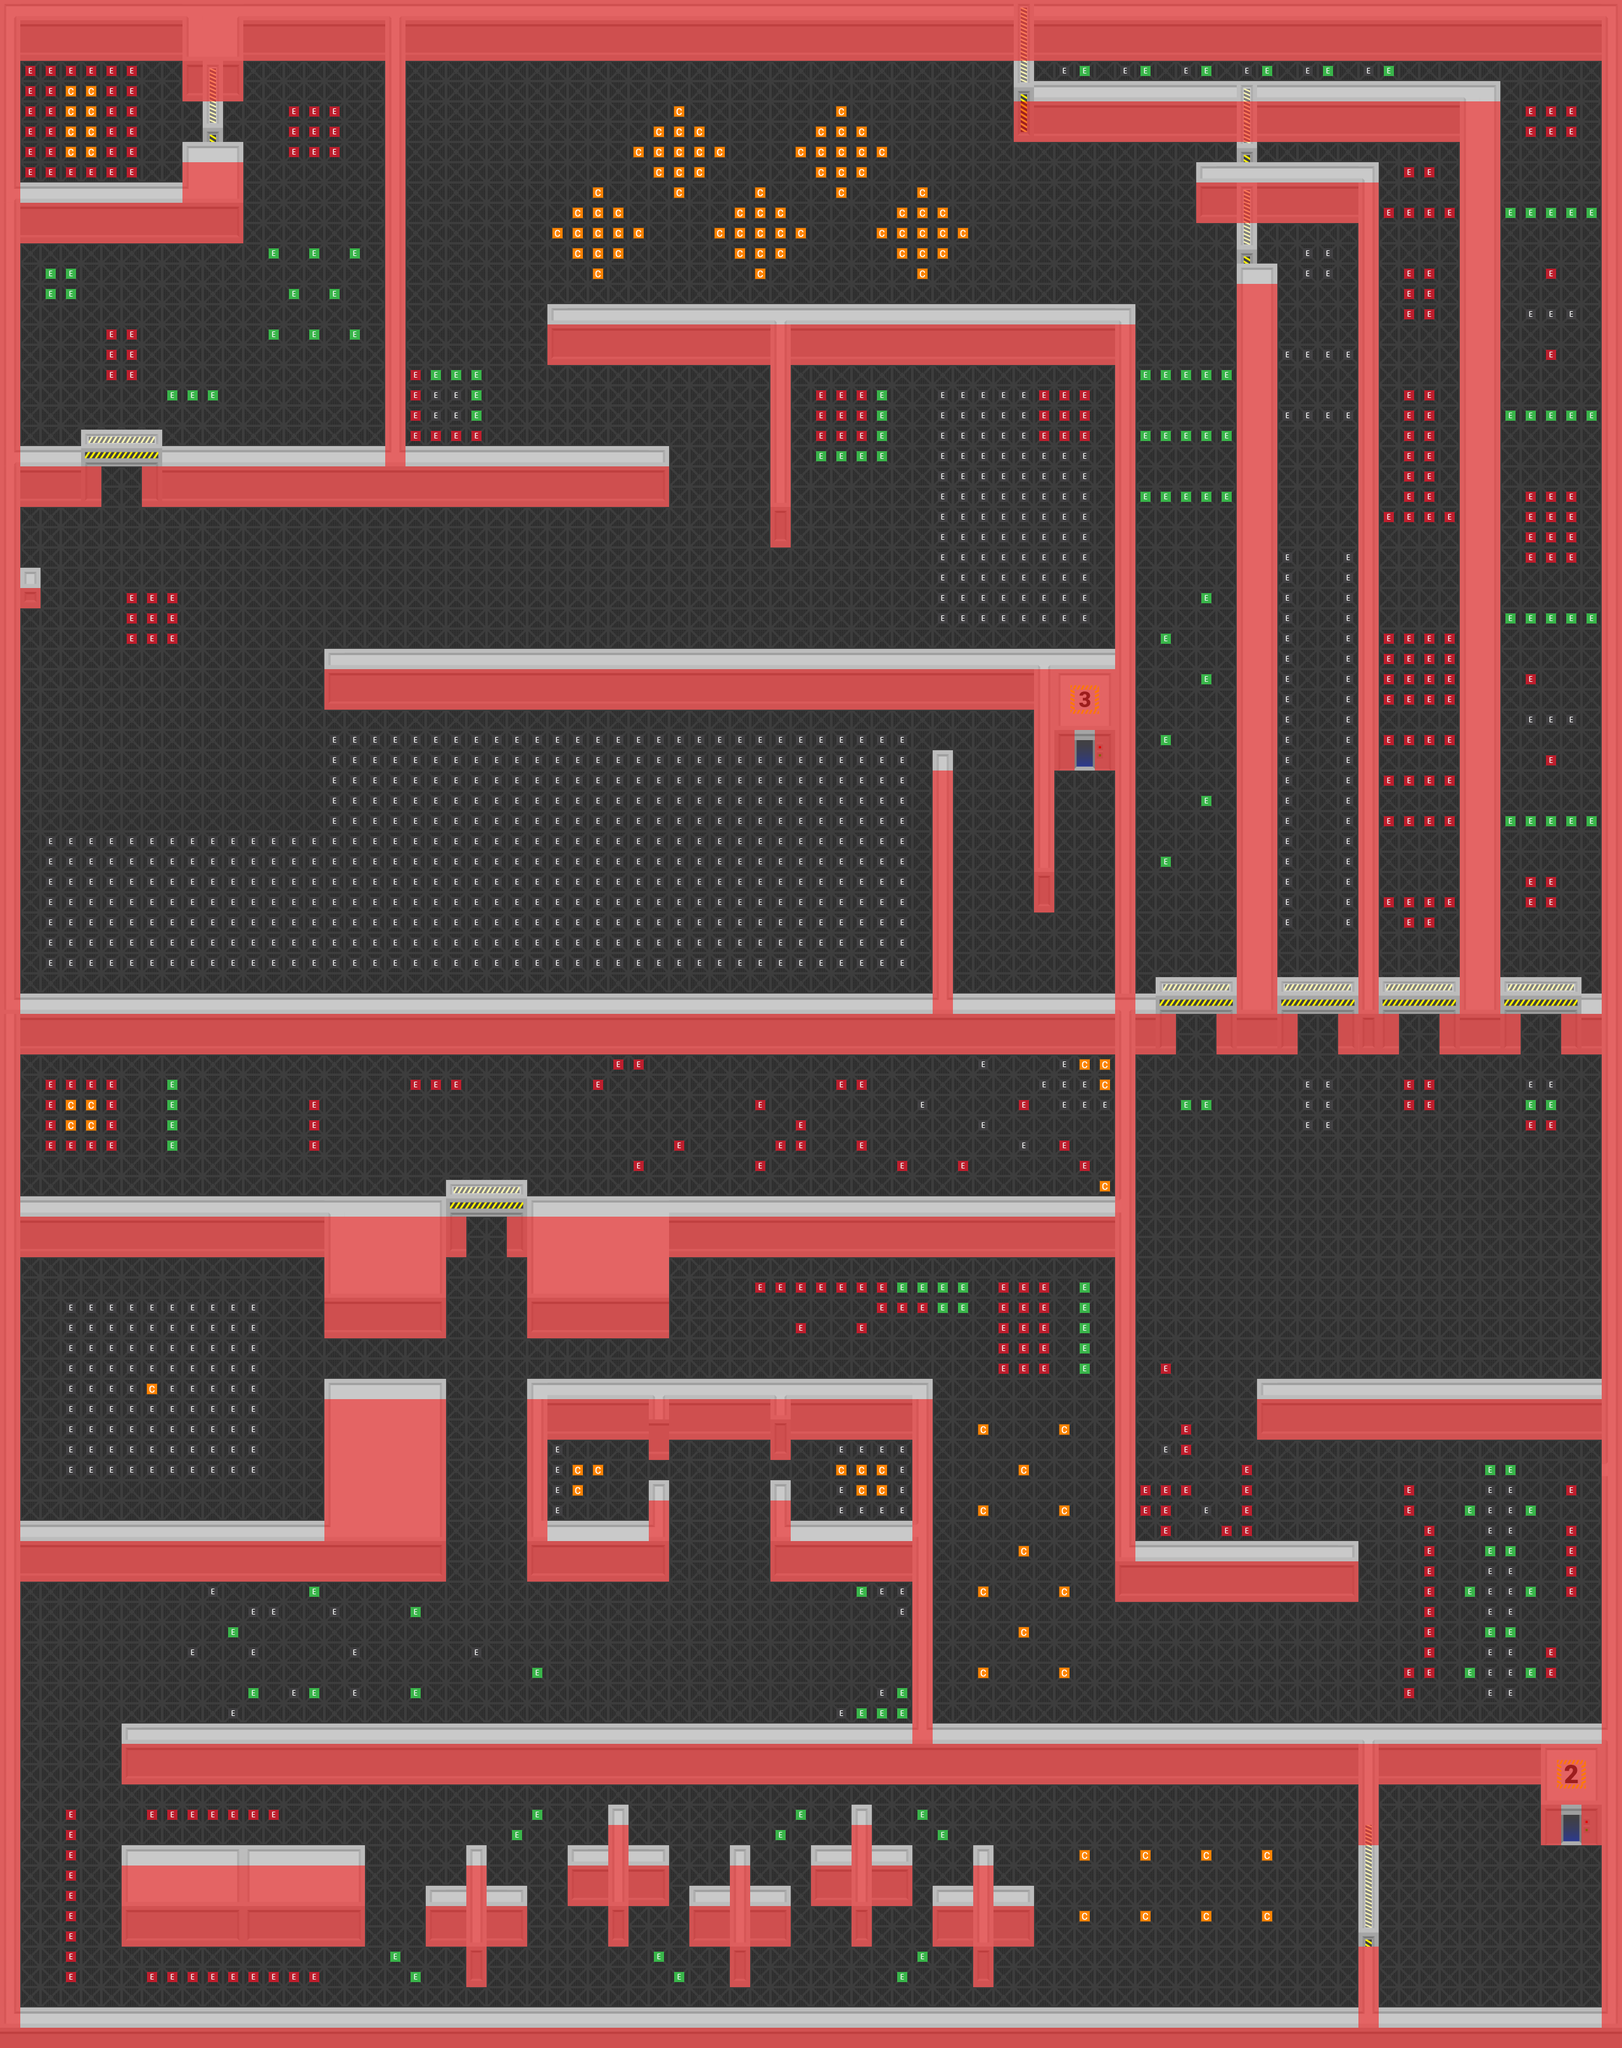

Below is a game level as drawn by its tile map, then a one-line description and the .tmx that defines it (tile-layer data replaced by summaries):
An orthogonal 80x101 tile map with 32x32 px tiles, 5 tile layers (Floor, Walls, Over, Collisions, ...), 1 hidden layer not drawn, 3 tilesets and 2 objects (room-2, room-1).

<map version="1.0" orientation="orthogonal" renderorder="right-down" width="80" height="101" tilewidth="32" tileheight="32">
 <properties>
  <property name="music" value="music/Escape_From_the_Lab_BG_Music_Loop_Jasmine.mp3" />
 </properties>
 <tileset firstgid="1" name="terrain" tilewidth="32" tileheight="32">
  <image source="../tilesets/terrain.png" width="600" height="600" />
 </tileset>
 <tileset firstgid="325" name="meta" tilewidth="32" tileheight="32">
  <image source="../sprites/meta.png" width="192" height="128" />
  <tile id="0">
   <properties>
    <property name="spawn" value="player-1" />
   </properties>
  </tile>
  <tile id="1">
   <properties>
    <property name="spawn" value="player-2" />
   </properties>
  </tile>
  <tile id="2">
   <properties>
    <property name="spawn" value="player-3" />
   </properties>
  </tile>
  <tile id="3">
   <properties>
    <property name="spawn" value="player-4" />
   </properties>
  </tile>
  <tile id="4">
   <properties>
    <property name="spawn" value="spider" />
   </properties>
  </tile>
  <tile id="5">
   <properties>
    <property name="spawn" value="robot" />
   </properties>
  </tile>
  <tile id="6">
   <properties>
    <property name="spawn" value="slime" />
   </properties>
  </tile>
 </tileset>
 <tileset firstgid="349" name="collisions" tilewidth="32" tileheight="32">
  <image source="../tilesets/collisions.png" width="128" height="128" />
 </tileset>
 <layer name="Floor" width="80" height="101">
  <data>[8080 cells, 8000 non-empty, 4 distinct tile ids]</data>
 </layer>
 <layer name="Walls" width="80" height="101">
  <data>[8080 cells, 2536 non-empty, 114 distinct tile ids]</data>
 </layer>
 <layer name="Shadow" width="80" height="101" visible="0">
  <data>[8080 cells, 0 non-empty, 0 distinct tile ids]</data>
 </layer>
 <layer name="Over" width="80" height="101">
  <data>[8080 cells, 536 non-empty, 25 distinct tile ids]</data>
 </layer>
 <layer name="Collisions" width="80" height="101">
  <data>[8080 cells, 1933 non-empty, 4 distinct tile ids]</data>
 </layer>
 <layer name="Meta" width="80" height="101">
  <data>[8080 cells, 1477 non-empty, 6 distinct tile ids]</data>
 </layer>
 <objectgroup name="Regions" visible="0">
  <object name="room-2" x="352" y="224">
   <polygon points="0,0 0,-128 32,-128 32,-192 256,-192 256,384 96,384 96,608 -320,608 -320,160 32,160 32,0 0,0" />
  </object>
  <object name="room-1" x="320" y="224">
   <polygon points="0,0 0,-128 -32,-128 -32,-192 -192,-192 -192,-64 -288,-64 -288,64 -32,64 -32,0 0,0" />
  </object>
 </objectgroup>
</map>